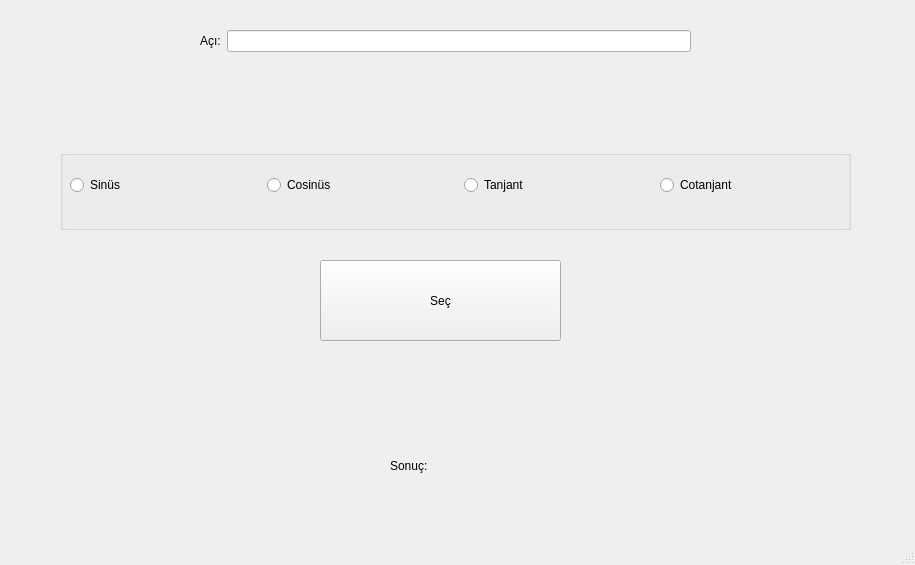
<?xml version="1.0" encoding="UTF-8"?>
<ui version="4.0">
 <class>MainWindow</class>
 <widget class="QMainWindow" name="MainWindow">
  <property name="geometry">
   <rect>
    <x>0</x>
    <y>0</y>
    <width>915</width>
    <height>565</height>
   </rect>
  </property>
  <property name="windowTitle">
   <string>MainWindow</string>
  </property>
  <widget class="QWidget" name="centralwidget">
   <widget class="QPushButton" name="btnSec">
    <property name="geometry">
     <rect>
      <x>320</x>
      <y>260</y>
      <width>241</width>
      <height>81</height>
     </rect>
    </property>
    <property name="text">
     <string>Seç</string>
    </property>
   </widget>
   <widget class="QLabel" name="lblSonuc">
    <property name="geometry">
     <rect>
      <x>390</x>
      <y>430</y>
      <width>171</width>
      <height>71</height>
     </rect>
    </property>
    <property name="text">
     <string>Sonuç:</string>
    </property>
   </widget>
   <widget class="QWidget" name="layoutWidget">
    <property name="geometry">
     <rect>
      <x>200</x>
      <y>30</y>
      <width>491</width>
      <height>61</height>
     </rect>
    </property>
    <layout class="QFormLayout" name="formLayout">
     <item row="0" column="0">
      <widget class="QLabel" name="label">
       <property name="text">
        <string>Açı:</string>
       </property>
      </widget>
     </item>
     <item row="0" column="1">
      <widget class="QLineEdit" name="txtAci"/>
     </item>
    </layout>
   </widget>
   <widget class="QGroupBox" name="groupTri">
    <property name="geometry">
     <rect>
      <x>60</x>
      <y>150</y>
      <width>791</width>
      <height>80</height>
     </rect>
    </property>
    <property name="title">
     <string/>
    </property>
    <widget class="QWidget" name="layoutWidget">
     <property name="geometry">
      <rect>
       <x>10</x>
       <y>10</y>
       <width>781</width>
       <height>51</height>
      </rect>
     </property>
     <layout class="QHBoxLayout" name="HorizontalLayout">
      <item>
       <widget class="QRadioButton" name="rbSin">
        <property name="text">
         <string>Sinüs</string>
        </property>
       </widget>
      </item>
      <item>
       <widget class="QRadioButton" name="rbCos">
        <property name="text">
         <string>Cosinüs</string>
        </property>
       </widget>
      </item>
      <item>
       <widget class="QRadioButton" name="rbTan">
        <property name="text">
         <string>Tanjant</string>
        </property>
       </widget>
      </item>
      <item>
       <widget class="QRadioButton" name="rbCot">
        <property name="text">
         <string>Cotanjant</string>
        </property>
       </widget>
      </item>
     </layout>
    </widget>
   </widget>
  </widget>
  <widget class="QMenuBar" name="menubar">
   <property name="geometry">
    <rect>
     <x>0</x>
     <y>0</y>
     <width>915</width>
     <height>26</height>
    </rect>
   </property>
  </widget>
  <widget class="QStatusBar" name="statusbar"/>
 </widget>
 <resources/>
 <connections/>
</ui>
